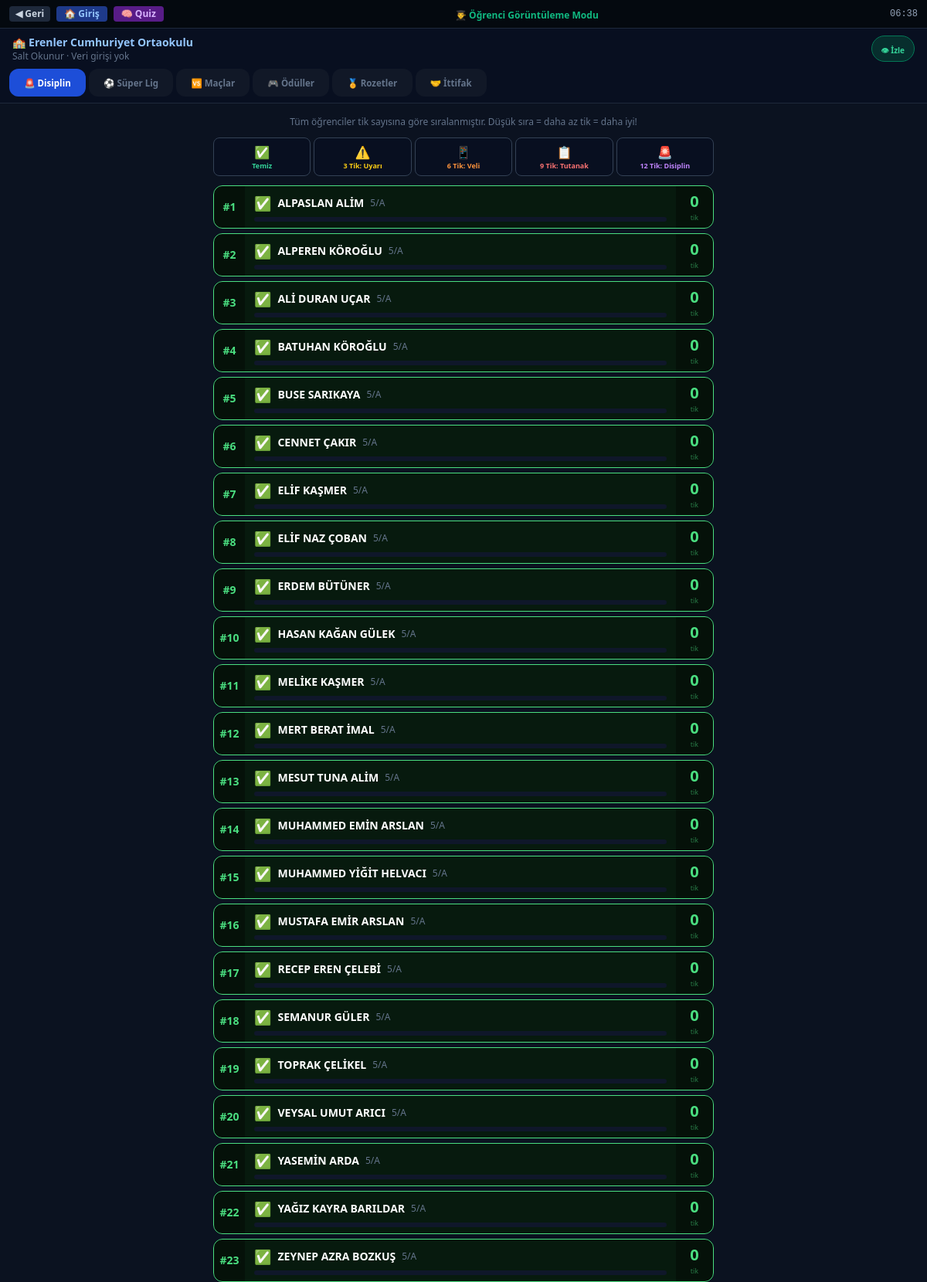
The app's page /ogrenci (upper part) with its own data.
### tables this page shows
CREATE TABLE ogrenciler (
            id        INTEGER PRIMARY KEY AUTOINCREMENT,
            ad_soyad  TEXT    NOT NULL,
            sinif_id  INTEGER NOT NULL REFERENCES siniflar(id),
            ogr_no    INTEGER NOT NULL
        );

### web_features.py (the view)
    @app.route("/ogrenci")
    def ogrenci_panel():
        odul = _odul_verisi()
        return render_template(
            "ogrenci.html",
            ogrenciler=_tum_ogrenciler_panel(),
            tablo=_lig_tablo(),
            maclar=_maclari_getir(),
            seviyeleri=odul["seviyeleri"],
            rozetler=odul["rozetler"],
            rozet_tanimi=ROZET_TANIMI,
            seri=odul["seri"],
            sezon=odul["sezon"],
            alkislar=odul["alkislar"],
            ittifaklar=odul["ittifaklar"],
            siniflar=_siniflar(),
            gorev=odul["gorev"],
            mufettis=odul["mufettis"],
        )

### database.py (called while the page is built)
def _conn() -> sqlite3.Connection:
    c = sqlite3.connect(DB_PATH)
    c.row_factory = sqlite3.Row
    c.execute("PRAGMA foreign_keys = ON")
    return c

def tum_siniflar_ogrencileri(sinif_id_listesi: list[int]) -> list[dict]:
    if not sinif_id_listesi:
        return []
    yer_tutucu = ",".join("?" * len(sinif_id_listesi))
    con = _conn()
    rows = [dict(r) for r in con.execute(f"""
        SELECT o.id, o.ad_soyad, o.ogr_no, s.sinif_adi,
               COUNT(t.id) AS tik_sayisi
        FROM ogrenciler o
        JOIN siniflar s ON s.id = o.sinif_id
        LEFT JOIN tik_kayitlari t ON t.ogrenci_id = o.id
        WHERE o.sinif_id IN ({yer_tutucu})
        GROUP BY o.id
        ORDER BY s.sinif_adi, o.ad_soyad
    """, sinif_id_listesi).fetchall()]
    con.close()
    return rows

### web_features.py (called while the page is built)
def _conn() -> sqlite3.Connection:
    con = sqlite3.connect(DB_PATH)
    con.row_factory = sqlite3.Row
    con.execute("PRAGMA foreign_keys = ON")
    return con

def _today() -> str:
    return datetime.now().strftime("%Y-%m-%d")

def _rows(sql: str, params=()) -> list[dict]:
    con = _conn()
    rows = [dict(r) for r in con.execute(sql, params).fetchall()]
    con.close()
    return rows

def _one(sql: str, params=()) -> dict | None:
    rows = _rows(sql, params)
    return rows[0] if rows else None

def _siniflar() -> list[dict]:
    return _rows("SELECT id, sinif_adi FROM siniflar ORDER BY sinif_adi")

def _lig_tablo() -> list[dict]:
    return _rows("""
        SELECT s.id AS sinif_id, s.sinif_adi,
               COALESCE(p.galibiyet,0) AS galibiyet,
               COALESCE(p.beraberlik,0) AS beraberlik,
               COALESCE(p.maglubiyet,0) AS maglubiyet,
               COALESCE(p.ag,0) AS ag,
               COALESCE(p.puan,0) AS puan,
               COALESCE(p.sezon_puan,0) AS sezon_puan,
               COALESCE(p.guncel_seri,0) AS guncel_seri,
               COALESCE(p.en_uzun_seri,0) AS en_uzun_seri
        FROM siniflar s
        LEFT JOIN lig_puan p ON p.sinif_id=s.id
        ORDER BY puan DESC, galibiyet DESC, s.sinif_adi
    """)

def _durum_ogrenci(tik: int):
    if tik >= 12:
        return "disiplin", "🚨", "Disiplin Cezası"
    if tik >= 9:
        return "tutanak", "📋", "Tutanak"
    if tik >= 6:
        return "veli", "📱", "Veli Bilgilendirme"
    if tik >= 3:
        return "uyari", "⚠️", "Uyarı"
    return "temiz", "✅", None

### templates/ogrenci.html (shortened to what this page needs)
<!DOCTYPE html>
<html lang="tr">
<head>
  <script src="https://cdn.tailwindcss.com"></script>
</head>
<body>
<header style="background:#080f20" class="sticky top-0 z-40 border-b border-slate-800">
  <div class="flex items-center gap-2 px-3 py-1.5 border-b border-slate-800" style="background:#04090f">
    <button onclick="history.back()"
            class="px-2 py-0.5 rounded text-xs font-bold bg-slate-800 hover:bg-slate-700 text-slate-300 transition">
      ◀ Geri
    </button>
    <a href="{{ url_for('login') }}"
       class="px-2.5 py-0.5 rounded text-xs font-bold bg-blue-900 hover:bg-blue-800 text-blue-300 transition">
      🏠 Giriş
    </a>
    <a href="/quiz/{{ tablo[0].sinif_id if tablo else 1 }}"
       class="px-2.5 py-0.5 rounded text-xs font-bold bg-purple-900 hover:bg-purple-800 text-purple-300 transition">
      🧠 Quiz
    </a>
    <div class="flex-1 text-center">
      <span class="text-xs text-emerald-500 font-bold">👨‍🎓 Öğrenci Görüntüleme Modu</span>
    </div>
    <div id="saat" class="font-mono text-xs text-slate-400">--:--</div>
  </div>
  <div class="px-4 py-2 flex items-center justify-between">
    <div>
      <div class="text-blue-300 font-black text-sm">🏫 Erenler Cumhuriyet Ortaokulu</div>
      <div class="text-slate-500 text-xs">Salt Okunur · Veri girişi yok</div>
    </div>
    <div class="bg-emerald-900/50 border border-emerald-700 rounded-full px-3 py-1">
      <span class="text-emerald-400 text-[10px] font-bold">👁 İzle</span>
    </div>
  </div>
  <div class="flex gap-1 px-3 pb-2 overflow-x-auto">
    <button onclick="tabAc('siralama')" id="tab-siralama" class="tab-btn aktif flex-shrink-0">
      🚨 Disiplin
    </button>
    <button onclick="tabAc('lig')" id="tab-lig" class="tab-btn pasif flex-shrink-0">
      ⚽ Süper Lig
    </button>
    <button onclick="tabAc('maclar')" id="tab-maclar" class="tab-btn pasif flex-shrink-0">
      🆚 Maçlar
    </button>
    <button onclick="tabAc('oduller')" id="tab-oduller" class="tab-btn pasif flex-shrink-0">
      🎮 Ödüller
    </button>
    <button onclick="tabAc('rozet')" id="tab-rozet" class="tab-btn pasif flex-shrink-0">
      🏅 Rozetler
    </button>
    <button onclick="tabAc('ittifak')" id="tab-ittifak" class="tab-btn pasif flex-shrink-0">
      🤝 İttifak
    </button>
  </div>
</header>
<main class="max-w-2xl mx-auto px-3 py-4 pb-20">
  <div id="panel-siralama">
    <div class="text-slate-500 text-xs text-center mb-3">
      Tüm öğrenciler tik sayısına göre sıralanmıştır. Düşük sıra = daha az tik = daha iyi!
    </div>
    <div class="grid grid-cols-5 gap-1 mb-3">
      {% for emoji, kod, metin, renk in [
        ('✅','temiz','Temiz','text-emerald-400'),
        ('⚠️','uyari','3 Tik: Uyarı','text-yellow-400'),
        ('📱','veli','6 Tik: Veli','text-orange-400'),
        ('📋','tutanak','9 Tik: Tutanak','text-red-400'),
        ('🚨','disiplin','12 Tik: Disiplin','text-purple-400'),
      ] %}
      <div class="rounded-lg p-1.5 text-center border border-slate-700" style="background:#080f20">
        <div class="text-base">{{ emoji }}</div>
        <div class="text-[9px] {{ renk }} font-bold leading-tight">{{ metin }}</div>
      </div>
      {% endfor %}
    </div>
    <div id="liste-siralama" class="space-y-1.5">
      {% for o in ogrenciler %}
      {% set sira = loop.index %}
      {% set cls = 'd-' + o.durum %}
      {% set renk_map = {'disiplin': '#a855f7', 'tutanak': '#f87171', 'veli': '#fb923c', 'uyari': '#fbbf24', 'temiz': '#4ade80'} %}
      {% set renk = renk_map.get(o.durum, '#4ade80') %}
      <div class="{{ cls }} border rounded-xl overflow-hidden slide-up"
           style="animation-delay:{{ (sira - 1) * 30 }}ms">
        <div class="flex items-stretch">
          <div class="flex-shrink-0 w-10 flex items-center justify-center font-black text-sm"
               style="background:rgba(0,0,0,0.35); color:{{ renk }}">#{{ sira }}</div>
          <div class="flex-1 px-3 py-2 min-w-0">
            <div class="flex items-center gap-2 flex-wrap">
              <span class="text-lg">{{ o.emoji }}</span>
              <span class="font-bold text-sm text-white">{{ o.ad_soyad }}</span>
              <span class="text-slate-500 text-xs">{{ o.sinif_adi }}</span>
            </div>
            <div class="mt-1 h-1.5 rounded-full overflow-hidden" style="background:#0f172a">
            </div>
          </div>
          <div class="flex-shrink-0 w-12 flex flex-col items-center justify-center"
               style="background:rgba(0,0,0,0.35)">
            <span class="font-black text-xl" style="color:{{ renk }}">{{ o.tik_sayisi }}</span>
            <span class="text-[9px] opacity-50" style="color:{{ renk }}">tik</span>
          </div>
        </div>
      </div>
      {% else %}
      <p class="text-slate-600 text-center py-10">Kayıt bulunamadı.</p>
      {% endfor %}
    </div>
  </div>
</main>
</body>
</html>

### templates/ogrenci.html (style rules this page uses)
body { background:#0b1220; font-family:'Segoe UI',system-ui,sans-serif; min-height:100vh; }
.slide-up { animation:slide-up .4s ease both; }
.d-temiz { background:#071a0e; border-color:#4ade80; }
.tab-btn { transition:all .2s; padding:.6rem 1.2rem; border-radius:.75rem; font-size:.72rem; font-weight:800; }
.tab-btn.aktif { background:#1d4ed8; color:#fff; }
.tab-btn.pasif { background:#111827; color:#64748b; }

### records on screen
ogrenciler: sinif "1", emoji "✅", ad_soyad "ALPASLAN ALİM", sinif_adi "5/A", tik_sayisi "0"
ogrenciler: sira "2", emoji "✅", ad_soyad "ALPEREN KÖROĞLU", sinif_adi "5/A", tik_sayisi "0"
ogrenciler: sira "3", emoji "✅", ad_soyad "ALİ DURAN UÇAR", sinif_adi "5/A", tik_sayisi "0"
ogrenciler: sira "4", emoji "✅", ad_soyad "BATUHAN KÖROĞLU", sinif_adi "5/A", tik_sayisi "0"
ogrenciler: sira "5", emoji "✅", ad_soyad "BUSE SARIKAYA", sinif_adi "5/A", tik_sayisi "0"
ogrenciler: sira "6", emoji "✅", ad_soyad "CENNET ÇAKIR", sinif_adi "5/A", tik_sayisi "0"
ogrenciler: sira "7", emoji "✅", ad_soyad "ELİF KAŞMER", sinif_adi "5/A", tik_sayisi "0"
ogrenciler: sira "8", emoji "✅", ad_soyad "ELİF NAZ ÇOBAN", sinif_adi "5/A", tik_sayisi "0"
ogrenciler: sira "9", emoji "✅", ad_soyad "ERDEM BÜTÜNER", sinif_adi "5/A", tik_sayisi "0"
ogrenciler: sira "10", emoji "✅", ad_soyad "HASAN KAĞAN GÜLEK", sinif_adi "5/A", tik_sayisi "0"
ogrenciler: sira "11", emoji "✅", ad_soyad "MELİKE KAŞMER", sinif_adi "5/A", tik_sayisi "0"
ogrenciler: sira "12", emoji "✅", ad_soyad "MERT BERAT İMAL", sinif_adi "5/A", tik_sayisi "0"
ogrenciler: sira "13", emoji "✅", ad_soyad "MESUT TUNA ALİM", sinif_adi "5/A", tik_sayisi "0"
ogrenciler: sira "14", emoji "✅", ad_soyad "MUHAMMED EMİN ARSLAN", sinif_adi "5/A", tik_sayisi "0"
ogrenciler: sira "15", emoji "✅", ad_soyad "MUHAMMED YİĞİT HELVACI", sinif_adi "5/A", tik_sayisi "0"
ogrenciler: sira "16", emoji "✅", ad_soyad "MUSTAFA EMİR ARSLAN", sinif_adi "5/A", tik_sayisi "0"
ogrenciler: sira "17", emoji "✅", ad_soyad "RECEP EREN ÇELEBİ", sinif_adi "5/A", tik_sayisi "0"
ogrenciler: sira "18", emoji "✅", ad_soyad "SEMANUR GÜLER", sinif_adi "5/A", tik_sayisi "0"
ogrenciler: sira "19", emoji "✅", ad_soyad "TOPRAK ÇELİKEL", sinif_adi "5/A", tik_sayisi "0"
ogrenciler: sira "20", emoji "✅", ad_soyad "VEYSAL UMUT ARICI", sinif_adi "5/A", tik_sayisi "0"
ogrenciler: sira "21", emoji "✅", ad_soyad "YASEMİN ARDA", sinif_adi "5/A", tik_sayisi "0"
ogrenciler: sira "22", emoji "✅", ad_soyad "YAĞIZ KAYRA BARILDAR", sinif_adi "5/A", tik_sayisi "0"
ogrenciler: sira "23", emoji "✅", ad_soyad "ZEYNEP AZRA BOZKUŞ", sinif_adi "5/A", tik_sayisi "0"

### other values on screen
{{ emoji }} "✅" "⚠️" "📱" "📋" "🚨"
{{ metin }} "Temiz" "3 Tik: Uyarı" "6 Tik: Veli" "9 Tik: Tutanak" "12 Tik: Disiplin"
